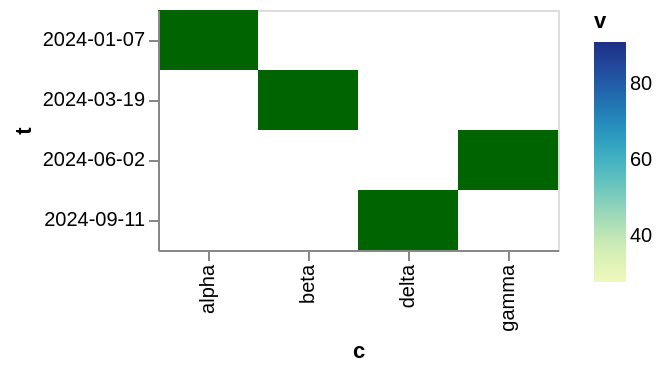

Vega-Lite specification stored for this chart:
### Vega-Lite specification from a JSON file in a GitHub repository (floating-point values rounded to 4 significant figures)
{"$schema": "https://vega.github.io/schema/vega-lite/v6.json", "width": 200, "height": 120, "data": {"values": [{"c": "alpha", "v": 28, "w": 3, "t": "2024-01-07"}, {"c": "beta", "v": 55, "w": 7, "t": "2024-03-19"}, {"c": "gamma", "v": 43, "w": 5, "t": "2024-06-02"}, {"c": "delta", "v": 91, "w": 9, "t": "2024-09-11"}]}, "mark": {"type": "rect", "fill": "darkgreen"}, "encoding": {"x": {"field": "c", "type": "nominal"}, "y": {"field": "t", "type": "ordinal"}, "color": {"field": "v", "type": "quantitative"}}}
